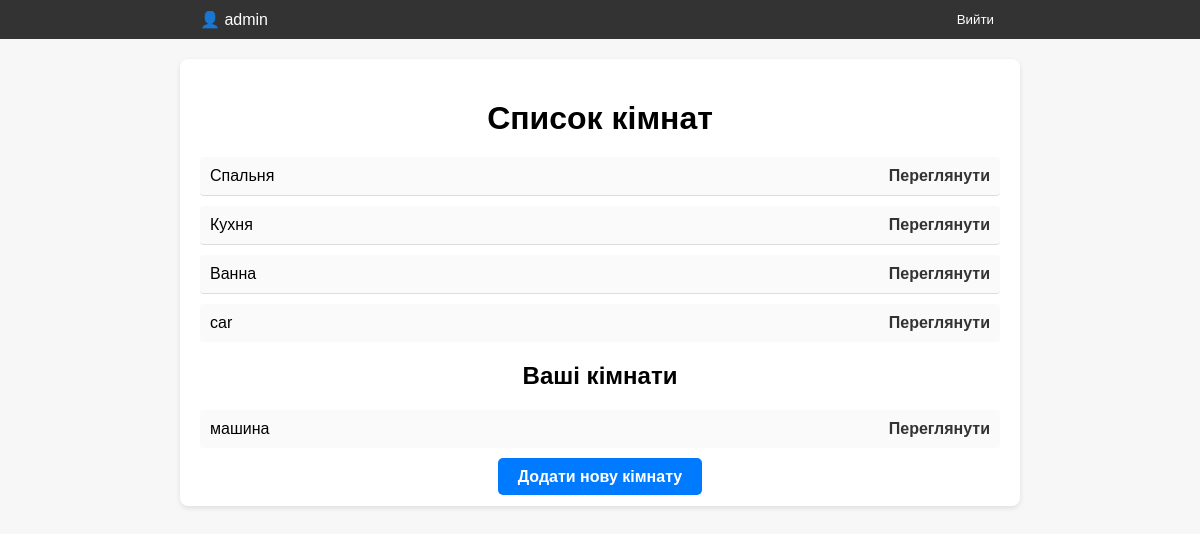
The app's page / (signed in) with its own data.
### trainer/models.py (models this page shows, shortened)
class Room(models.Model):
    name = models.CharField(max_length=255)
    user = models.ForeignKey(User, on_delete=models.CASCADE, blank=True, null=True)

### trainer/views.py (the view)
# urls.py: path('', views.room, name='index'),
@login_required(login_url='/login/')
def room(request):
    rooms = Room.objects.filter(user__isnull=True)
    user_rooms = Room.objects.filter(user=request.user)
    return render(request, 'rooms.html', context={
        'rooms': rooms,
        'user_rooms': user_rooms
        })

### trainer/templates/rooms.html (shortened to what this page needs)
{% extends "base.html" %}
{% block content %}
<div class="container">
    <h1>Список кімнат</h1>
    <ul class="room-list" id="roomList">
        {% for room in rooms %}
        <li class="room-item">
            <span>{{ room.name }}</span>
            <a href="{% url 'room_words' room.id %}">Переглянути</a>
        </li>
        {% endfor %}
    </ul>
    <h2>Ваші кімнати</h2>
    {% if user_rooms %}
        <ul class="room-list" id="roomUserList">
            {% for room in user_rooms %}
            <li class="room-item">
                <span>{{ room.name }}</span>
                <a href="{% url 'user_room_words' room.id %}">Переглянути</a>
            </li>
            {% endfor %}
        </ul>
    {% else %}
        <p>Ви ще не маєте кімнат</p>
    {% endif %}
    <div class="add-room">
        <a href="javascript:void(0);" onclick="showAddRoomForm()">Додати нову кімнату</a>
    </div>
</div>
{% endblock %}

### trainer/templates/base.html (shortened to what this page needs)
<!DOCTYPE html>
<html lang="uk">
<head>
</head>
<body>
    {% if user.is_authenticated %}
    <header style="background: #333; color: white; padding: 10px;">
        <div style="max-width: 800px; margin: auto; display: flex; justify-content: space-between;">
            <div>👤 {{ user.username }}</div>
            <div>
                <form method="post" action="{% url 'logout' %}">
                    <button type="submit" style="background: none; border: none; color: white; cursor: pointer;">Вийти</button>
                </form>
            </div>
        </div>
    </header>
    {% endif %}
    {% block content %}{% endblock %}
</body>
</html>

### trainer/templates/rooms.html (style rules this page uses)
body { font-family: Arial, sans-serif; margin: 0; padding: 0; background-color: #f7f7f7; }
.container { max-width: 800px; margin: 20px auto; padding: 20px; background-color: #fff; border-radius: 8px; box-shadow: 0 2px 5px rgba(0, 0, 0, 0.1); }
h1 { text-align: center; margin-bottom: 20px; }
h2 { text-align: center; margin-bottom: 20px; }
.room-list { list-style: none; padding: 0; }
.room-item { display: flex; justify-content: space-between; align-items: center; padding: 10px; border-bottom: 1px solid #ddd; background-color: #fafafa; border-radius: 4px; margin-bottom: 10px; }
.room-item:last-child { border-bottom: none; }
.room-item a { text-decoration: none; color: #333; font-weight: bold; }
.add-room { display: block; text-align: center; margin-top: 20px; }
.add-room a { text-decoration: none; padding: 10px 20px; background-color: #007bff; color: white; border-radius: 5px; font-weight: bold; }

### records on screen
Room: name "Спальня"
Room: name "Кухня"
Room: name "Ванна"
Room: name "car"
Room: name "машина"

### other values on screen
{{ user.username }} "admin"
